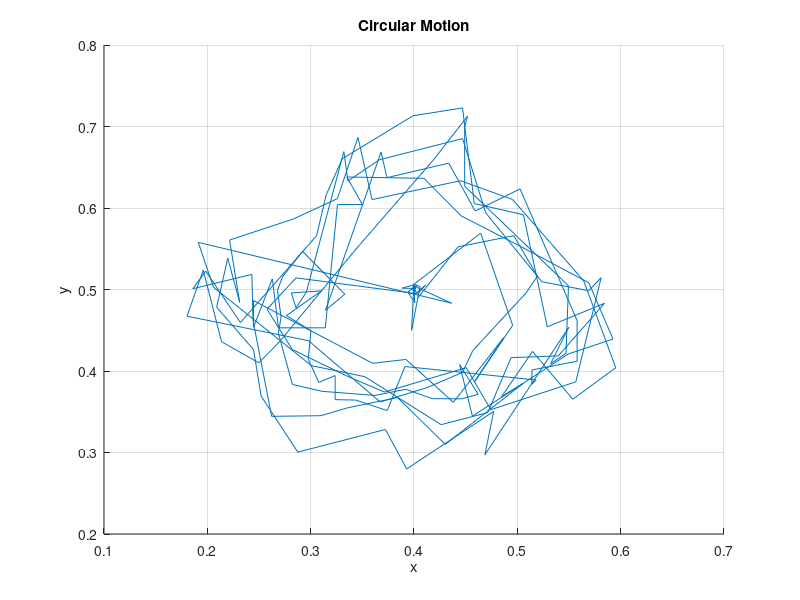

This figure's MATLAB source:
close all;
clear all;

nav = csvread("NAV.CSV")(17:255, :);
ax = nav(:, 1);
ay = nav(:, 2);
ax *= -1;
ay *= -1;
t = nav(:, 3);
t -= t(1);

T = 5/4;
A = 4;
X0 = 0.4;
Y0 = 0.3+0.2;

x = -ax*(0.5*T/pi)^2 + X0;
y = -ay*(0.5*T/pi)^2 + Y0;

figure()
hold on;
grid on;
title("Circular Motion");
plot(x, y);
xlabel("x");
ylabel("y");




